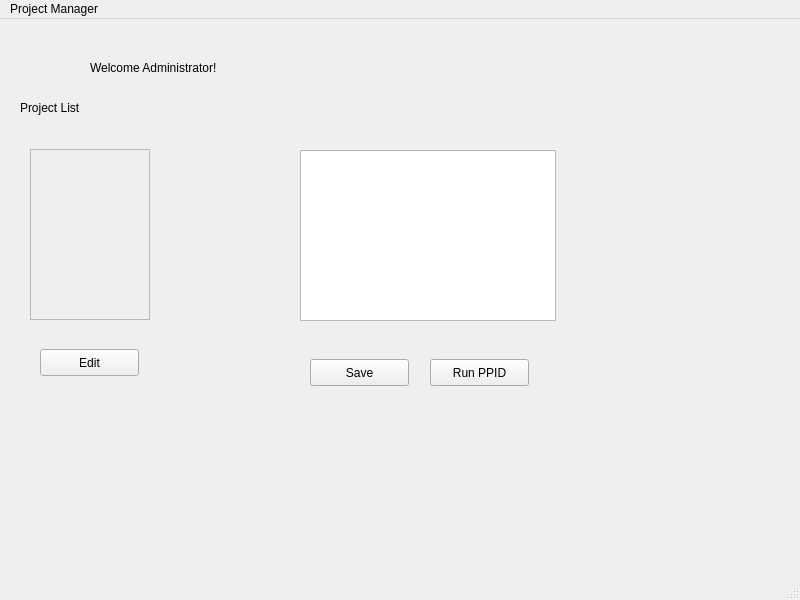
<?xml version="1.0" encoding="UTF-8"?>
<ui version="4.0">
 <class>ProjectManager</class>
 <widget class="QMainWindow" name="ProjectManager">
  <property name="geometry">
   <rect>
    <x>0</x>
    <y>0</y>
    <width>800</width>
    <height>600</height>
   </rect>
  </property>
  <property name="windowTitle">
   <string>MainWindow</string>
  </property>
  <widget class="QWidget" name="centralwidget">
   <widget class="QLabel" name="label">
    <property name="geometry">
     <rect>
      <x>90</x>
      <y>40</y>
      <width>171</width>
      <height>17</height>
     </rect>
    </property>
    <property name="text">
     <string>Welcome Administrator!</string>
    </property>
   </widget>
   <widget class="QLabel" name="label_2">
    <property name="geometry">
     <rect>
      <x>20</x>
      <y>80</y>
      <width>81</width>
      <height>17</height>
     </rect>
    </property>
    <property name="text">
     <string>Project List</string>
    </property>
   </widget>
   <widget class="QPushButton" name="pushButton">
    <property name="geometry">
     <rect>
      <x>310</x>
      <y>340</y>
      <width>99</width>
      <height>27</height>
     </rect>
    </property>
    <property name="text">
     <string>Save</string>
    </property>
   </widget>
   <widget class="QScrollArea" name="scrollArea">
    <property name="geometry">
     <rect>
      <x>30</x>
      <y>130</y>
      <width>120</width>
      <height>171</height>
     </rect>
    </property>
    <property name="widgetResizable">
     <bool>true</bool>
    </property>
    <widget class="QWidget" name="scrollAreaWidgetContents">
     <property name="geometry">
      <rect>
       <x>0</x>
       <y>0</y>
       <width>118</width>
       <height>169</height>
      </rect>
     </property>
    </widget>
   </widget>
   <widget class="QPushButton" name="pushButton_2">
    <property name="geometry">
     <rect>
      <x>430</x>
      <y>340</y>
      <width>99</width>
      <height>27</height>
     </rect>
    </property>
    <property name="text">
     <string>Run PPID</string>
    </property>
   </widget>
   <widget class="QListView" name="listView">
    <property name="geometry">
     <rect>
      <x>300</x>
      <y>131</y>
      <width>256</width>
      <height>171</height>
     </rect>
    </property>
   </widget>
   <widget class="QPushButton" name="pushButton_3">
    <property name="geometry">
     <rect>
      <x>40</x>
      <y>330</y>
      <width>99</width>
      <height>27</height>
     </rect>
    </property>
    <property name="text">
     <string>Edit</string>
    </property>
   </widget>
  </widget>
  <widget class="QMenuBar" name="menubar">
   <property name="geometry">
    <rect>
     <x>0</x>
     <y>0</y>
     <width>800</width>
     <height>25</height>
    </rect>
   </property>
   <widget class="QMenu" name="menuProject_Manager">
    <property name="title">
     <string>Project Manager</string>
    </property>
   </widget>
   <addaction name="menuProject_Manager"/>
  </widget>
  <widget class="QStatusBar" name="statusbar"/>
 </widget>
 <resources/>
 <connections/>
</ui>
